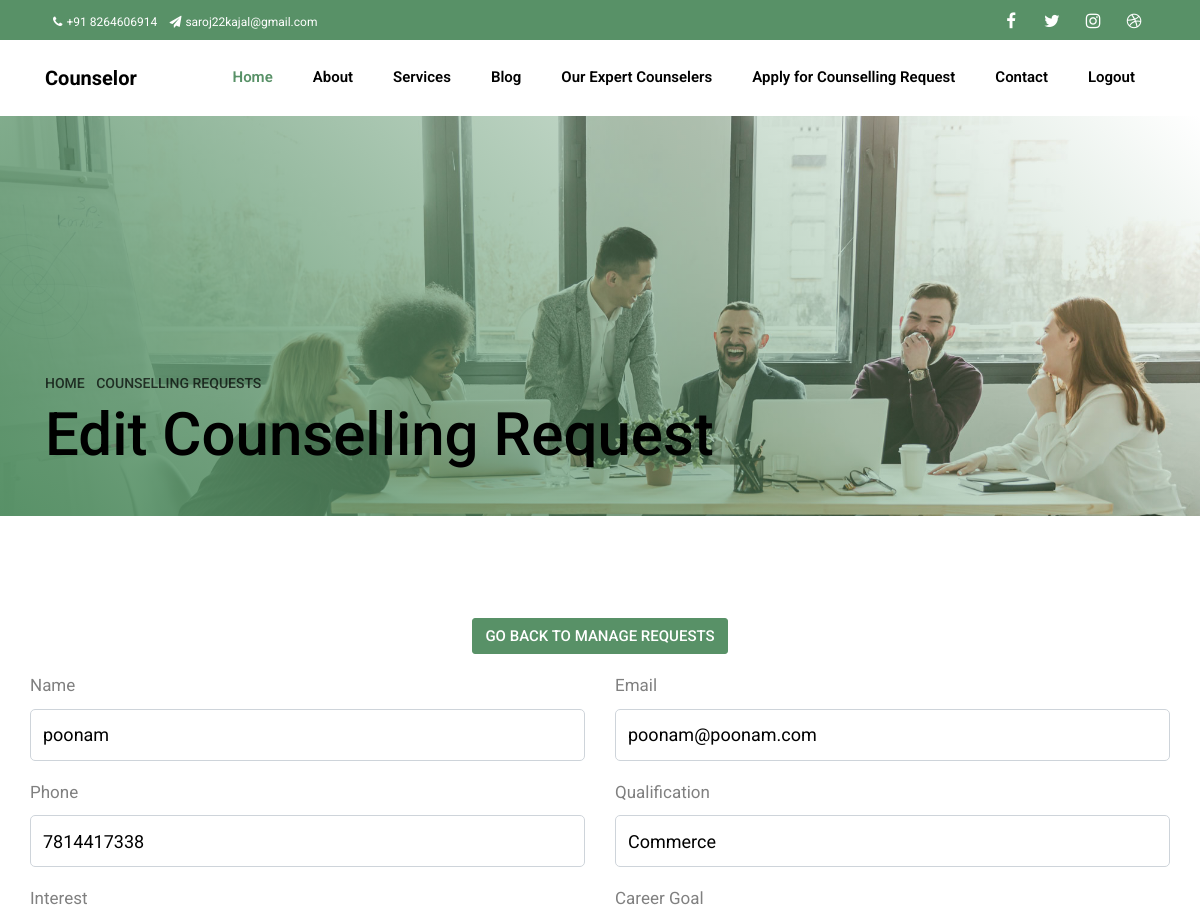
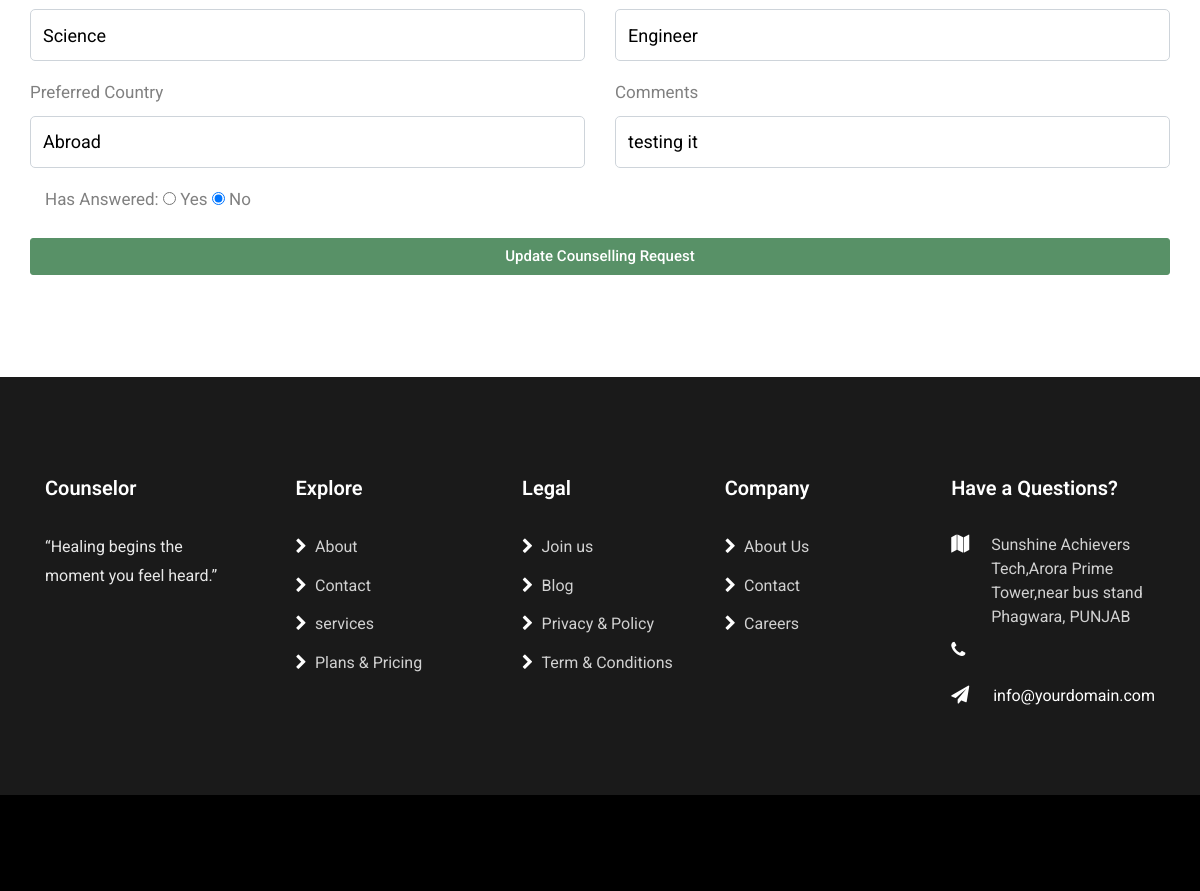
Page /conreq_edit.php?id=2 (signed in) on the committed database (2 pictures, top to bottom).
### tables this page shows
CREATE TABLE `counselling_requests` (
  `id` int NOT NULL AUTO_INCREMENT,
  `name` varchar(100) NOT NULL,
  `email` varchar(100) NOT NULL,
  `phone` varchar(20) NOT NULL,
  `qualification` varchar(50) NOT NULL,
  `interest` text NOT NULL,
  `career_goal` varchar(100) DEFAULT NULL,
  `preferred_country` varchar(50) DEFAULT NULL,
  `comments` text,
  `has_answered` enum('yes','no') NOT NULL DEFAULT 'no',
  `created_at` timestamp NULL DEFAULT CURRENT_TIMESTAMP,
  PRIMARY KEY (`id`)
);

### conreq_edit.php (the view, shortened to what this page needs)
<?php
include("header.php");
include("config.php");
?>
<section class="hero-wrap hero-wrap-2" style="background-image: url('../asset/images/bg_2.jpg');" data-stellar-background-ratio="0.5">
  <div class="overlay"></div>
  <div class="container">
    <div class="row no-gutters slider-text align-items-end">
      <div class="col-md-9 ftco-animate pb-5">
        <p class="breadcrumbs mb-2">
          <span class="mr-2"><a href="./index.php">Home <i class="ion-ios-arrow-forward"></i></a></span>
          <span>Counselling Requests <i class="ion-ios-arrow-forward"></i></span>
        </p>
        <h1 class="mb-0 bread">Edit Counselling Request</h1>
      </div>
    </div>
  </div>
</section>
<section class="ftco-section">
  <div class="container">
    <?php
if (isset($_GET['id'])) {
  $id = $_GET['id'];
  $sql = "SELECT * FROM counselling_requests WHERE id = $id";
  $result = mysqli_query($conn, $sql);
  if (mysqli_num_rows($result) > 0) {
    $row = mysqli_fetch_assoc($result);
  } else {
    echo "Record not found!";
    exit;
  }
}
    ?>
    <div class="row justify-content-center">
      <a href="conreq_update.php">
        <button type="button" class="btn btn-primary col-md-12 mb-3">GO BACK TO MANAGE REQUESTS</button>
      </a>
    </div>
    <div class="row">
      <form class="w-100" method="post" action="conreq_update.php" enctype="multipart/form-data">
        <div class="row justify-content-center">
          <div class="form-group col-md-6">
            <label>Name</label>
            <input type="text" name="name" value="<?php echo $row['name']; ?>" class="form-control">
          </div>
          <div class="form-group col-md-6">
            <label>Email</label>
            <input type="email" name="email" value="<?php echo $row['email']; ?>" class="form-control">
          </div>
        </div>
        <div class="row justify-content-center">
          <div class="form-group col-md-6">
            <label>Phone</label>
            <input type="text" name="phone" value="<?php echo $row['phone']; ?>" class="form-control">
          </div>
          <div class="form-group col-md-6">
            <label>Qualification</label>
            <input type="text" name="qualification" value="<?php echo $row['qualification']; ?>" class="form-control">
          </div>
        </div>
        <div class="row justify-content-center">
          <div class="form-group col-md-6">
            <label>Interest</label>
            <input type="text" name="interest" value="<?php echo $row['interest']; ?>" class="form-control">
          </div>
          <div class="form-group col-md-6">
            <label>Career Goal</label>
            <input type="text" name="career_goal" value="<?php echo $row['career_goal']; ?>" class="form-control">
          </div>
        </div>
        <div class="row justify-content-center">
          <div class="form-group col-md-6">
            <label>Preferred Country</label>
            <input type="text" name="preferred_country" value="<?php echo $row['preferred_country']; ?>" class="form-control">
          </div>
          <div class="form-group col-md-6">
            <label>Comments</label>
            <input type="text" name="comments" value="<?php echo $row['comments']; ?>" class="form-control">
          </div>
        </div>
          <div class="form-group col-md-6">
          <label>Has Answered:</label>
          <input type="radio" name="has_answered" value="yes" <?php if($row['has_answered']=='yes') echo 'checked'; ?>> Yes
          <input type="radio" name="has_answered" value="no" <?php if($row['has_answered']=='no') echo 'checked'; ?>> No
        </div>
        <button type="submit" name="update" class="btn btn-primary col-md-12">Update Counselling Request</button>
      </form>
    </div>
  </div>
</section>
<?php include("footer.php"); ?>

### rows in the picture
counselling_requests: name "poonam", email "poonam@poonam.com", phone "7814417338", qualification "Commerce", interest "Science", career_goal "Engineer", preferred_country "Abroad", comments "testing it", has_answered "☑"
